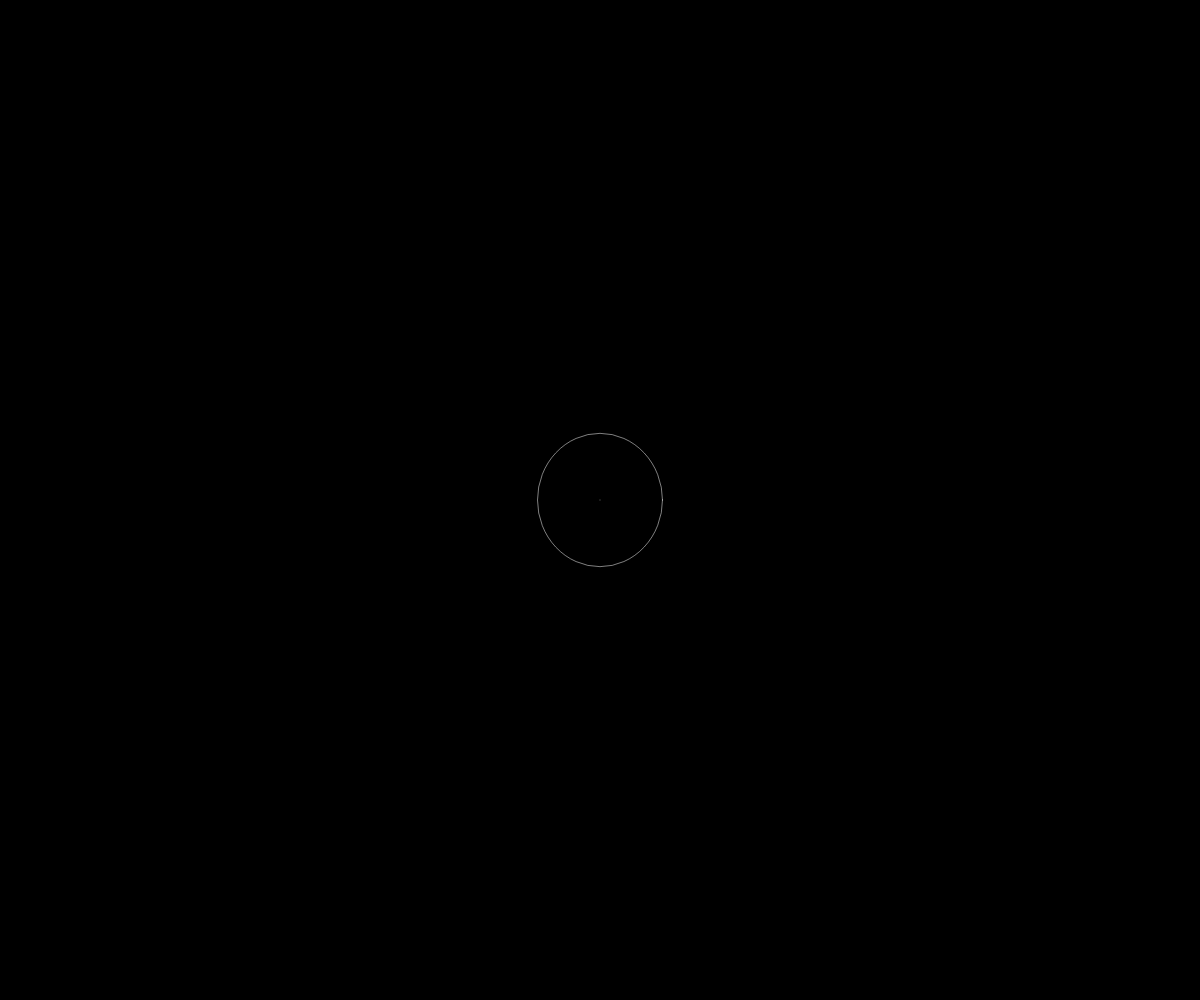
Frame 1 (no input)
Frame 60 (no input): identical to frame 1, image omitted
Frame 120 (the mouse pressed at the canvas centre since frame 60): identical to frame 1, image omitted

The p5.js sketch that drew this single still picture (run headless with seeded random() and noise() and a simulated clock; from frame 60 on, the mouse is pressed at the canvas centre):

// p5.js sketch
// ── sketch.js
// layout
const winW = window.innerWidth
const winH = window.innerHeight
const CIR_SIZE = 200
const SIDES = 180
let seed
let x = 0

function setup() {
  createCanvas(windowWidth, windowHeight)
  // noLoop() 
  stroke(255); 
  strokeWeight(1);
  translate(windowWidth / 2, windowHeight / 2);
}

function draw() {
  background(0, 0, 0) 
  strokeWeight(0.5);
  noFill();
  translate(windowWidth / 2, windowHeight / 2);

  //Draw circle
  ellipse(0, 0, CIR_SIZE / 1.6, CIR_SIZE / 1.5)


  for (let i = 0; i < 3; i++) {
    // line(0, 0, CIR_SIZE, 0)
  }  

  // x = x + 0.1;
  if (x > width) {
    x = 0;
  }
  line(0, 0, 0, x);
  // simpleLines()

 
  let numbShapes = randomSelectTwo() ? CIR_SIZE : CIR_SIZE;
  //Helper Random 1 or 2 for Spoke count
  function randomSelectTwo() {
    const rando = random(1)
    if (rando > 0.5) { 
      return true
    } else {
      return false
    }
  }
}
